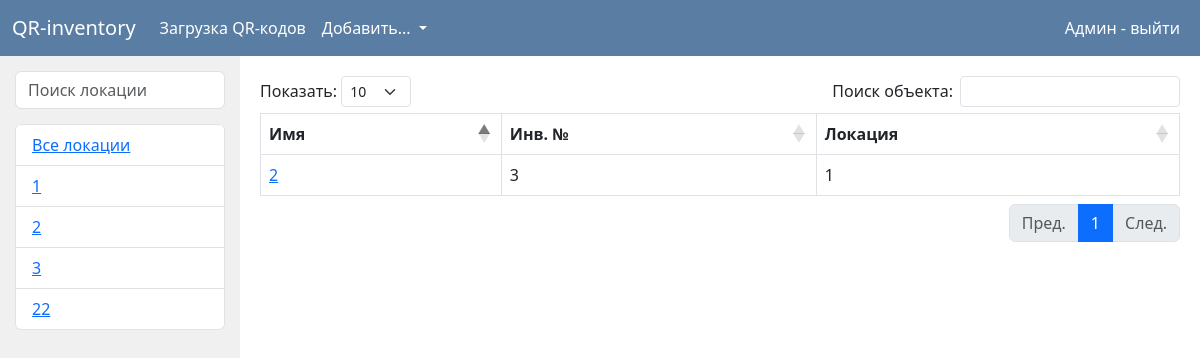
The app's page /admin/1 (signed in) with its own data.
### data/users.py (models this page shows, shortened)
class User(SqlAlchemyBase, UserMixin, SerializerMixin):
    __tablename__ = 'users'
    id = sqlalchemy.Column(sqlalchemy.Integer,
                           primary_key=True, autoincrement=True)
    name = sqlalchemy.Column(sqlalchemy.String)
    email = sqlalchemy.Column(sqlalchemy.String,
                              index=True, unique=True, nullable=True)
    hashed_password = sqlalchemy.Column(sqlalchemy.String, nullable=True)
    role = sqlalchemy.Column(sqlalchemy.Integer, sqlalchemy.ForeignKey('roles.id'))

### data/places.py (models this page shows)
class Place(SqlAlchemyBase, SerializerMixin):
    __tablename__ = 'places'
    id = sqlalchemy.Column(sqlalchemy.Integer,
                           primary_key=True, autoincrement=True)
    text = sqlalchemy.Column(sqlalchemy.String)

### data/objects.py (models this page shows, shortened)
class Object(SqlAlchemyBase, SerializerMixin):
    __tablename__ = 'objects'
    id = sqlalchemy.Column(sqlalchemy.Integer,
                           primary_key=True, autoincrement=True)
    name = sqlalchemy.Column(sqlalchemy.String, nullable=True)
    serial_number = sqlalchemy.Column(sqlalchemy.String, nullable=True)
    obj_place = sqlalchemy.Column(sqlalchemy.Integer, sqlalchemy.ForeignKey('places.id'),
                                  nullable=True)
    responsible_id = sqlalchemy.Column(sqlalchemy.Integer, sqlalchemy.ForeignKey('users.id'),
                                  nullable=True)
    checked = sqlalchemy.Column(sqlalchemy.Integer, nullable=True, default=1)

### data/users.py (the view)
        def _wrap(*args, **kwargs):
            if create_session().query(Role).filter(Role.name == role).first().id != current_user.role:
                return jsonify({'error': f"{current_user.email} hasn't got enough rights"})
            else:
                return func(*args, **kwargs)

### data/db_session.py (called while the page is built)
def create_session() -> Session:
    global __factory
    return __factory()

### data/users.py (called while the page is built)
def role_required(role):
    def role_decorator(func):
        def _wrap(*args, **kwargs):
            if create_session().query(Role).filter(Role.name == role).first().id != current_user.role:
                return jsonify({'error': f"{current_user.email} hasn't got enough rights"})
            else:
                return func(*args, **kwargs)
        _wrap.__name__ = func.__name__
        return _wrap
    return role_decorator

### flask_app.py (called while the page is built)
@login_manager.user_loader
def load_user(user_id):
    return db_sess.query(User).get(user_id)

### front/admin_pages.py (called while the page is built)
@app.route('/admin/<int:id>')
@login_required
@role_required('admin')
def admin_place_objects(id):
    db_sess = db_session.create_session()
    objects = db_sess.query(Object).filter(Object.obj_place == id)
    places = db_sess.query(Place)
    return render_template("admin/main_page.html", objects=objects, places=places, title='QR-inventory')

### templates/admin/main_page.html (shortened to what this page needs)
{% extends "admin/base.html" %}
{% block content %}
    <div class="main_container">
        <div class="places">
            <input class="form-control" id="placesSearch" type="text" placeholder="Поиск локации">
            <ul class="list-group" id="placesList">
                <li class="list-group-item"><a href="/admin"> Все локации </a></li>
                {% for place in places %}
                    <li class="list-group-item"><a href="/admin/{{ place.id }}"> {{ place.text }}</a></li>
                {% endfor %}
            </ul>
        </div>
        <div class="objects">
            <table class="table table-bordered" id="objTable">
                <thead>
                <tr>
                    <th>Имя</th>
                    <th>Инв. №</th>
                    <th>Локация</th>
                </tr>
                </thead>
                <tbody>
                {% for obj in objects %}
                    <tr>
                        <td><a href="/admin/object/{{ obj.id }}"> {{ obj.name }} </a></td>
                        <td> {{ obj.serial_number }} </td>
                        {% if places.get(obj.obj_place) %}
                            <td> {{ places.get(obj.obj_place).text }} </td>
                        {% else %}
                            <td> -</td>
                        {% endif %}
                    </tr>
                {% endfor %}
                </tbody>
            </table>
        </div>
{% endblock %}

### templates/admin/base.html (shortened to what this page needs)
<!doctype html>
<html lang="en">
<head>
    <link href="https://cdn.jsdelivr.net/npm/bootstrap@5.3.0-alpha3/dist/css/bootstrap.min.css" rel="stylesheet"
>
    <link rel="stylesheet" href="https://cdn.datatables.net/1.13.4/css/dataTables.bootstrap5.min.css">
    <link rel="stylesheet" href="/static/style.css">
    <link rel="stylesheet" href="https://cdnjs.cloudflare.com/ajax/libs/font-awesome/4.7.0/css/font-awesome.min.css">
</head>
<body>
<header>
    <nav class="navbar navbar-expand-lg">
        <div class="container-fluid">
            <a class="navbar-brand" href="/admin"> QR-inventory </a>
            <div class="collapse navbar-collapse" id="navbarNav">
                <ul class="navbar-nav">
                    <li class="nav-item">
                        <a class="nav-link" href="/download_qr">Загрузка QR-кодов</a>
                    </li>
                    <li class="nav-item dropdown">
                        <a id="nav_d1" class="nav-link dropdown-toggle" href="#" role="button" data-bs-toggle="dropdown"
                           aria-expanded="false">
                            Добавить...
                        </a>
                    </li>
                </ul>
            </div>
            <div class="d-flex">
                {% if current_user.is_authenticated %}
                    <a class="nav-link me-2" href="/logout"> {{ current_user.name }} - выйти </a>
                {% else %}
                    <a class="btn btn-primary me-2" href="/register">Зарегистрироваться</a>
                    <a class="btn btn-primary" href="/login">Войти</a>
                {% endif %}
            </div>
        </div>
    </nav>
</header>
<main role="main" class="main_block">
    {% block content %}{% endblock %}
</main>
</body>
</html>

### static/style.css (style rules this page uses)
li { list-style-type:none; }
#nav_d1 { color: #ffffff; }
.nav-link { color: #ffffff; }
.navbar-brand { color: #ffffff; }
.navbar { background-color: #597da3; color: #ffffff; }
.main_container { display: grid; height: calc(100vh - 70px); grid-template-columns: 20% 80%; grid-template-areas: "places objects"; }
.places { background-color: #F0F0F0; height: calc(100vh - 70px); padding: 15px; grid-area: places; }
#placesSearch { margin-bottom: 15px; }
#placesList { max-height: calc(100vh - 165px); overflow-y: scroll; }
.objects { grid-area: objects; }

### records on screen
User: name "Админ"
Place: text "1"
Place: text "2"
Place: text "3"
Place: text "22"
Object: name "2", serial_number "3", get "1"
